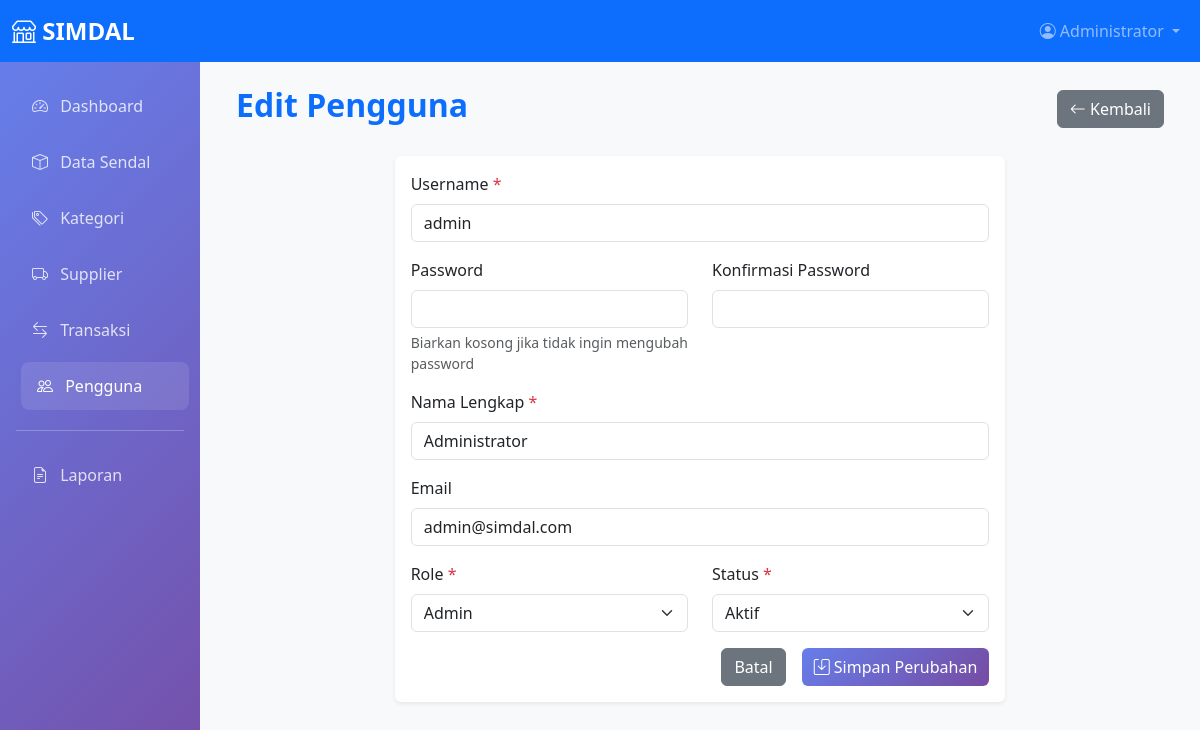
Screenshot of /pages/pengguna/edit.php?id=1 (signed in) with the database file from the repository.
### tables this page shows
CREATE TABLE pengguna (
    id_pengguna INT PRIMARY KEY AUTO_INCREMENT,
    username VARCHAR(50) UNIQUE NOT NULL,
    password VARCHAR(255) NOT NULL,
    nama_lengkap VARCHAR(100) NOT NULL,
    email VARCHAR(100),
    role ENUM('admin', 'staff') DEFAULT 'staff',
    status ENUM('aktif', 'nonaktif') DEFAULT 'aktif',
    created_at TIMESTAMP DEFAULT CURRENT_TIMESTAMP,
    updated_at TIMESTAMP DEFAULT CURRENT_TIMESTAMP ON UPDATE CURRENT_TIMESTAMP
);

### pages/pengguna/edit.php (the view, shortened to what this page needs)
<?php
require_once '../../config/koneksi.php';
$id_pengguna = isset($_GET['id']) ? intval($_GET['id']) : 0;
$stmt = $pdo->prepare("SELECT * FROM pengguna WHERE id_pengguna = ?");
$stmt->execute([$id_pengguna]);
$pengguna = $stmt->fetch();
include '../../includes/header.php';
include '../../includes/navbar.php';
?>
<div class="container-fluid">
    <div class="row">
        <?php include '../../includes/sidebar.php'; ?>
        <div class="col-md-9 col-lg-10">
            <div class="content-wrapper p-4">
                <div class="d-flex justify-content-between align-items-center mb-4">
                    <h2 class="fw-bold text-primary">Edit Pengguna</h2>
                    <a href="index.php" class="btn btn-secondary">
                        <i class="bi bi-arrow-left"></i> Kembali
                    </a>
                </div>
                <div class="row justify-content-center">
                    <div class="col-md-8">
                        <div class="card">
                            <div class="card-body">
                                <form action="../../actions/pengguna/update.php" method="POST">
                                    <div class="mb-3">
                                        <label for="username" class="form-label">Username <span class="text-danger">*</span></label>
                                        <input type="text" class="form-control" id="username" name="username" value="<?php echo $pengguna['username']; ?>" required>
                                    </div>
                                    <div class="row">
                                        <div class="col-md-6">
                                            <div class="mb-3">
                                                <label for="password" class="form-label">Password</label>
                                                <input type="password" class="form-control" id="password" name="password">
                                                <div class="form-text">Biarkan kosong jika tidak ingin mengubah password</div>
                                            </div>
                                        </div>
                                        <div class="col-md-6">
                                            <div class="mb-3">
                                                <label for="konfirmasi_password" class="form-label">Konfirmasi Password</label>
                                                <input type="password" class="form-control" id="konfirmasi_password" name="konfirmasi_password">
                                            </div>
                                        </div>
                                    </div>
                                    <div class="mb-3">
                                        <label for="nama_lengkap" class="form-label">Nama Lengkap <span class="text-danger">*</span></label>
                                        <input type="text" class="form-control" id="nama_lengkap" name="nama_lengkap" value="<?php echo $pengguna['nama_lengkap']; ?>" required>
                                    </div>
                                    <div class="mb-3">
                                        <label for="email" class="form-label">Email</label>
                                        <input type="email" class="form-control" id="email" name="email" value="<?php echo $pengguna['email']; ?>">
                                    </div>
                                    <div class="row">
                                        <div class="col-md-6">
                                            <div class="mb-3">
                                                <label for="role" class="form-label">Role <span class="text-danger">*</span></label>
                                                <select class="form-select" id="role" name="role" required>
                                                    <option value="admin" <?php echo $pengguna['role'] == 'admin' ? 'selected' : ''; ?>>Admin</option>
                                                </select>
                                            </div>
                                        </div>
                                        <div class="col-md-6">
                                            <div class="mb-3">
                                                <label for="status" class="form-label">Status <span class="text-danger">*</span></label>
                                                <select class="form-select" id="status" name="status" required>
                                                    <option value="aktif" <?php echo $pengguna['status'] == 'aktif' ? 'selected' : ''; ?>>Aktif</option>
                                                </select>
                                            </div>
                                        </div>
                                    </div>
                                    <div class="d-grid gap-2 d-md-flex justify-content-md-end">
                                        <a href="index.php" class="btn btn-secondary me-md-2">Batal</a>
                                        <button type="submit" class="btn btn-primary">
                                            <i class="bi bi-save"></i> Simpan Perubahan
                                        </button>
                                    </div>
                                </form>
                            </div>
                        </div>
                    </div>
                </div>
            </div>
        </div>
    </div>
</div>
<?php include '../../includes/footer.php'; ?>

### includes/header.php (style rules this page uses)
.card { border: none; box-shadow: 0 0.125rem 0.25rem rgba(0, 0, 0, 0.075); transition: all 0.3s ease; }
.btn-primary { background: linear-gradient(135deg, #667eea 0%, #764ba2 100%); border: none; }
.content-wrapper { min-height: calc(100vh - 56px); }

### rows the page displays
pengguna: username "admin", nama_lengkap "Administrator", email "admin@simdal.com", role "Admin", status "Aktif"

### other values shown
$_SESSION['nama_lengkap'] "Administrator"
